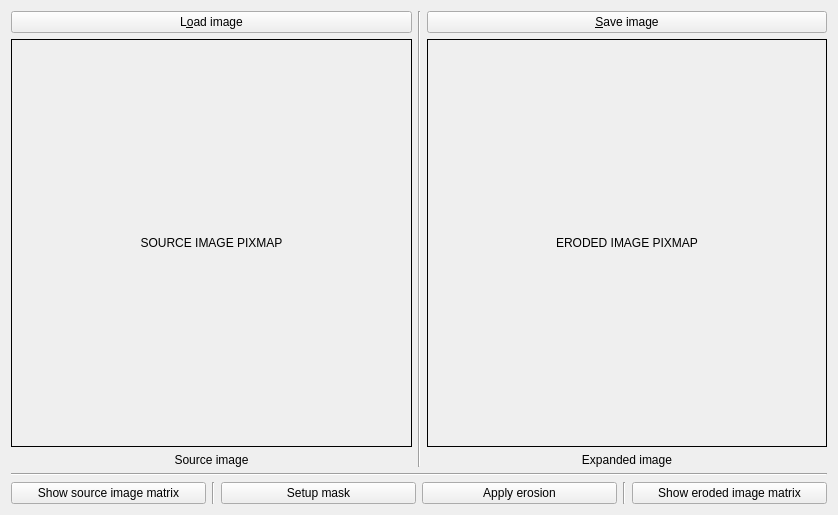
<?xml version="1.0" encoding="UTF-8"?>
<ui version="4.0">
 <class>ErosionWidget</class>
 <widget class="QWidget" name="ErosionWidget">
  <property name="geometry">
   <rect>
    <x>0</x>
    <y>0</y>
    <width>838</width>
    <height>515</height>
   </rect>
  </property>
  <property name="windowTitle">
   <string>ErosionWidget</string>
  </property>
  <layout class="QVBoxLayout" name="verticalLayout">
   <item>
    <layout class="QHBoxLayout" name="horizontalLayout" stretch="0,0,0">
     <item>
      <layout class="QVBoxLayout" name="verticalLayout_2">
       <item>
        <layout class="QHBoxLayout" name="horizontalLayout_4">
         <property name="sizeConstraint">
          <enum>QLayout::SizeConstraint::SetDefaultConstraint</enum>
         </property>
         <property name="leftMargin">
          <number>0</number>
         </property>
         <property name="topMargin">
          <number>0</number>
         </property>
         <item>
          <widget class="QPushButton" name="load_source_image_button">
           <property name="text">
            <string>L&amp;oad image</string>
           </property>
          </widget>
         </item>
        </layout>
       </item>
       <item>
        <widget class="QLabel" name="source_image_label_pixmap">
         <property name="sizePolicy">
          <sizepolicy hsizetype="Expanding" vsizetype="Expanding">
           <horstretch>0</horstretch>
           <verstretch>0</verstretch>
          </sizepolicy>
         </property>
         <property name="styleSheet">
          <string notr="true">border: 1px solid rgb(0, 0, 0);</string>
         </property>
         <property name="frameShape">
          <enum>QFrame::Shape::NoFrame</enum>
         </property>
         <property name="text">
          <string>SOURCE IMAGE PIXMAP</string>
         </property>
         <property name="alignment">
          <set>Qt::AlignmentFlag::AlignCenter</set>
         </property>
        </widget>
       </item>
       <item>
        <widget class="QLabel" name="label_2">
         <property name="sizePolicy">
          <sizepolicy hsizetype="Preferred" vsizetype="Minimum">
           <horstretch>0</horstretch>
           <verstretch>0</verstretch>
          </sizepolicy>
         </property>
         <property name="text">
          <string>Source image</string>
         </property>
         <property name="alignment">
          <set>Qt::AlignmentFlag::AlignCenter</set>
         </property>
        </widget>
       </item>
      </layout>
     </item>
     <item>
      <widget class="Line" name="line">
       <property name="orientation">
        <enum>Qt::Orientation::Vertical</enum>
       </property>
      </widget>
     </item>
     <item>
      <layout class="QVBoxLayout" name="verticalLayout_5">
       <item>
        <widget class="QPushButton" name="save_eroded_image_button">
         <property name="text">
          <string>&amp;Save image</string>
         </property>
        </widget>
       </item>
       <item>
        <widget class="QLabel" name="eroded_image_label_pixmap">
         <property name="sizePolicy">
          <sizepolicy hsizetype="Expanding" vsizetype="Expanding">
           <horstretch>0</horstretch>
           <verstretch>0</verstretch>
          </sizepolicy>
         </property>
         <property name="styleSheet">
          <string notr="true">border: 1px solid rgb(0,0,0);</string>
         </property>
         <property name="frameShape">
          <enum>QFrame::Shape::NoFrame</enum>
         </property>
         <property name="text">
          <string>ERODED IMAGE PIXMAP</string>
         </property>
         <property name="alignment">
          <set>Qt::AlignmentFlag::AlignCenter</set>
         </property>
        </widget>
       </item>
       <item>
        <widget class="QLabel" name="label_4">
         <property name="sizePolicy">
          <sizepolicy hsizetype="Preferred" vsizetype="Minimum">
           <horstretch>0</horstretch>
           <verstretch>0</verstretch>
          </sizepolicy>
         </property>
         <property name="text">
          <string>Expanded image</string>
         </property>
         <property name="alignment">
          <set>Qt::AlignmentFlag::AlignCenter</set>
         </property>
        </widget>
       </item>
      </layout>
     </item>
    </layout>
   </item>
   <item>
    <widget class="Line" name="line_2">
     <property name="orientation">
      <enum>Qt::Orientation::Horizontal</enum>
     </property>
    </widget>
   </item>
   <item>
    <layout class="QHBoxLayout" name="horizontalLayout_2">
     <item>
      <widget class="QPushButton" name="show_source_image_matrix_button">
       <property name="text">
        <string>Show source image matrix</string>
       </property>
      </widget>
     </item>
     <item>
      <widget class="Line" name="line_3">
       <property name="orientation">
        <enum>Qt::Orientation::Vertical</enum>
       </property>
      </widget>
     </item>
     <item>
      <widget class="QPushButton" name="setup_mask_button">
       <property name="text">
        <string>Setup mask</string>
       </property>
      </widget>
     </item>
     <item>
      <widget class="QPushButton" name="apply_erosion_button">
       <property name="text">
        <string>Apply erosion</string>
       </property>
      </widget>
     </item>
     <item>
      <widget class="Line" name="line_4">
       <property name="orientation">
        <enum>Qt::Orientation::Vertical</enum>
       </property>
      </widget>
     </item>
     <item>
      <widget class="QPushButton" name="show_eroded_image_matrix_button">
       <property name="sizePolicy">
        <sizepolicy hsizetype="Preferred" vsizetype="Fixed">
         <horstretch>0</horstretch>
         <verstretch>0</verstretch>
        </sizepolicy>
       </property>
       <property name="text">
        <string>Show eroded image matrix</string>
       </property>
      </widget>
     </item>
    </layout>
   </item>
  </layout>
 </widget>
 <resources/>
 <connections/>
</ui>
